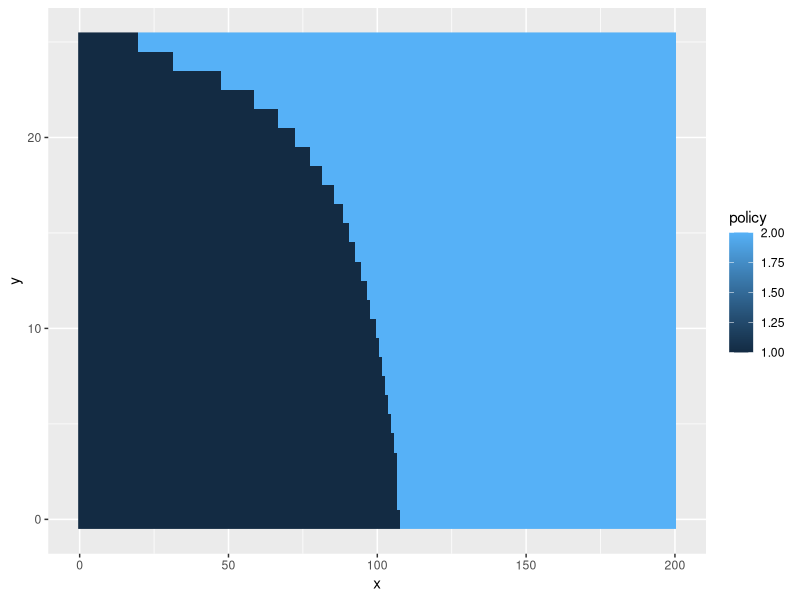

Generate this figure with R:
## value iteration for dynamic block size
library(tidyverse)

## state space
X <- seq(0, 200, by=1)  # size of mempool
Y <- seq(0, 25, by=1)   # number of arrivals during prev period

## control is the block size in MB
## 1 MB gets 2000 txs
## 2 MB gets 4000 txs
## and so on
C <- 1:2  # possible controls
K <- 10   # txs per unit of control

alpha <- .9  # discount factor for DP iteration
b <- function(x) 15/(1 + exp(-.05*(x-100))) # tx fee in satoshis per byte
lambda <- .7 # coefficient for AR1 model w_k = lambda*w_{k-1} + xi_k
sigma <- 5   # sd for error term in AR1 model
b0 <- 10     # in the AR1 model

f <- function(x, y, u) {
    xi <- rnorm(1, 0, sigma)
    x.next <- max(0, x - u*K + lambda*y + xi)
    y.next <- max(0, lambda*y + xi)
    list(x.next, y.next)
}

## utility of applying control u in state (x,y)
## really only depends on x_k and not (directly) on y_k
g <- array(data = 0,
           dim = c(length(X), length(C)),
           dimnames = list(statex=as.character(X),
                           control=as.character(C)))
blk.size <- sapply(X, function(x) pmin(C*K, x))  # num txs in block
g <- b(X) * t(blk.size)  # element-wise

## transition probabilities.
## When computing the value-to-go, we need to take
## expectation wrt the random component xi. We want to know the
## probability of going from (x,y) to (x.next,y.next) when control u
## is applied. From the system equations for x.next, y.next
## x.next = x - u + (lambda*y + xi)
## and
## y.next = lambda*y + xi
## During value iteration we will know x,y,x.next,y.next, and u. We
## compute the probability of observing the associated value of xi.
## Note that we can use either system equation to solve for xi.
## Let's use the system equation for y.next since the state space
## for y is smaller than for x. Given y and y.next,
## xi = y.next - lambda*y
## what is the probability that xi took on this value?
## xi ~ Normal(b0, sigma), so an estimate is provided by
## pnorm(xi+.5, mean=b0, sd=sigma) - pnorm(xi-.5, mean=b0, sd=sigma)
## Note that the distribution of the random xi does not depend on the
## control u.
P <- array(data = NA,
           dim = c(length(Y), length(Y)),
           dimnames = list(statey=as.character(Y),
                           stateynext=as.character(Y)))
for (y in 1:length(Y)) {
    xi <- Y - lambda*Y[y]
    P[y,] <- pnorm(xi+.5, mean=b0, sd=sigma) -
        pnorm(xi-.5, mean=b0, sd=sigma)
}

## applies the DP iteration.
## note that x,y are indices into the state space, while x.next, y.next
## are state space values.
F <- function(x, y) {
    val <- rep(Inf, length(C))   # holds the rev for each control
    for (u in 1:length(C)) {
        val.to.go <- 0
        for (y.next in Y) {
            ## expectation is wrt xi.
            ## see note on computation of transition probabilities.
            x.next <- min(max(0, X[x] - C[u]*K + y.next), X[length(X)])
            val.to.go <- val.to.go + P[y,y.next+1]*V[x.next+1,y.next+1]
            val[u] <- g[x,u] + alpha*val.to.go
        }
    }
    val.star <- max(val)
    ctrl <- which(near(val.star, val))  # could be a tie
    list(val.star, ctrl[1])             # so just choose 1st entry
}
    
## initialization
eps <- .01     # tolerance for convergence
k <- 0          # iteration number
V <- matrix(0, nrow=length(X), ncol=length(Y)) # initial values
V.prev <- matrix(eps + 1, nrow=length(X), ncol=length(Y))
policy <- matrix(NA, nrow=length(X), ncol=length(Y))

## value iteration
while (!all(near(V - V.prev, 0, tol=eps))) {
    k <- k + 1
    V.prev <- V
    for (x in 1:length(X)) {
        for (y in 1:length(Y)) {
            lst <- F(x, y) # pass the indices
            V[x,y] <- lst[[1]]
            policy[x,y] <- lst[[2]]
        }
    }
    if (near(k %% 25, 0)) { # print a message to check progress
        message("k = ", k, "sum(V-V.prev) = ", sum(V-V.prev))
    }
}

## diagnostics and visualization of the optimal value function
## and the optimal policy
SS <- expand.grid(x=X, y=Y, KEEP.OUT.ATTRS = TRUE)
SS$v <- as.vector(V)  # unfolds the matrix column-wise
SS$policy <- as.vector(policy)

ggplot(SS, aes(x=x,y=y)) + geom_raster(aes(fill=policy))

